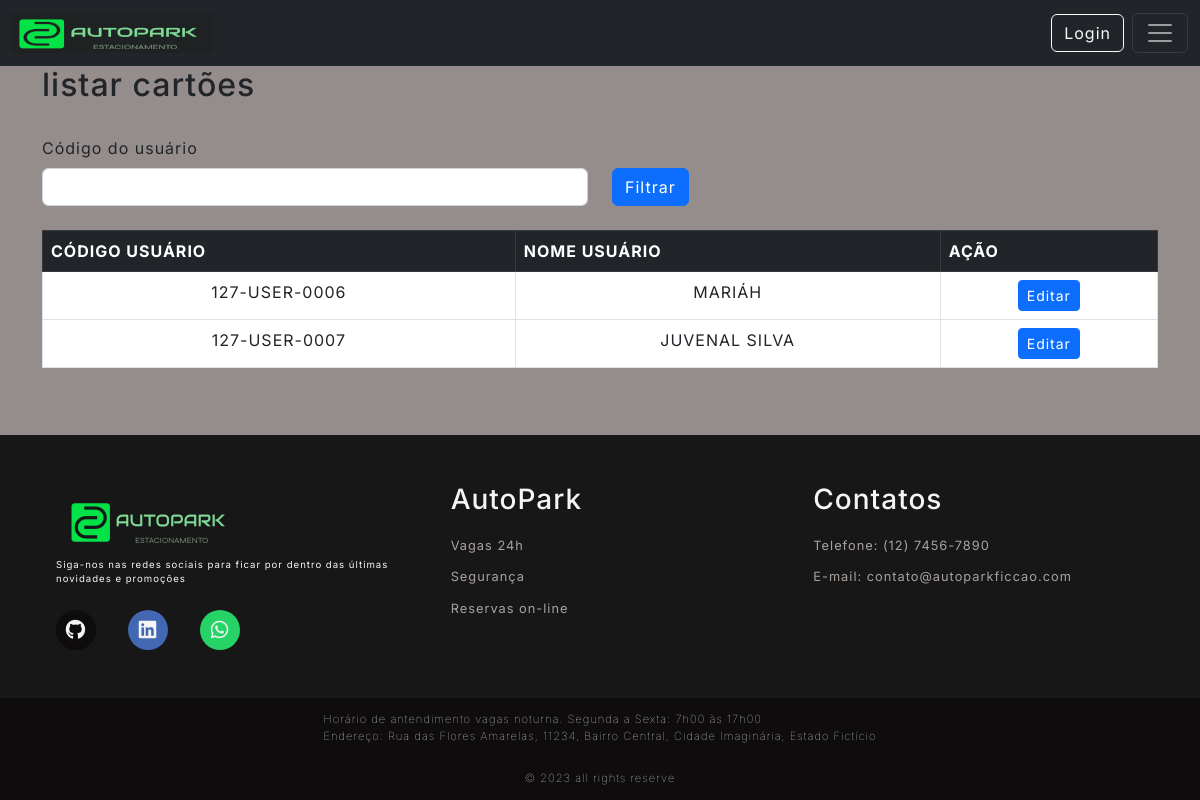
The page /cadCartao/ListCartao on the database as committed earlier.
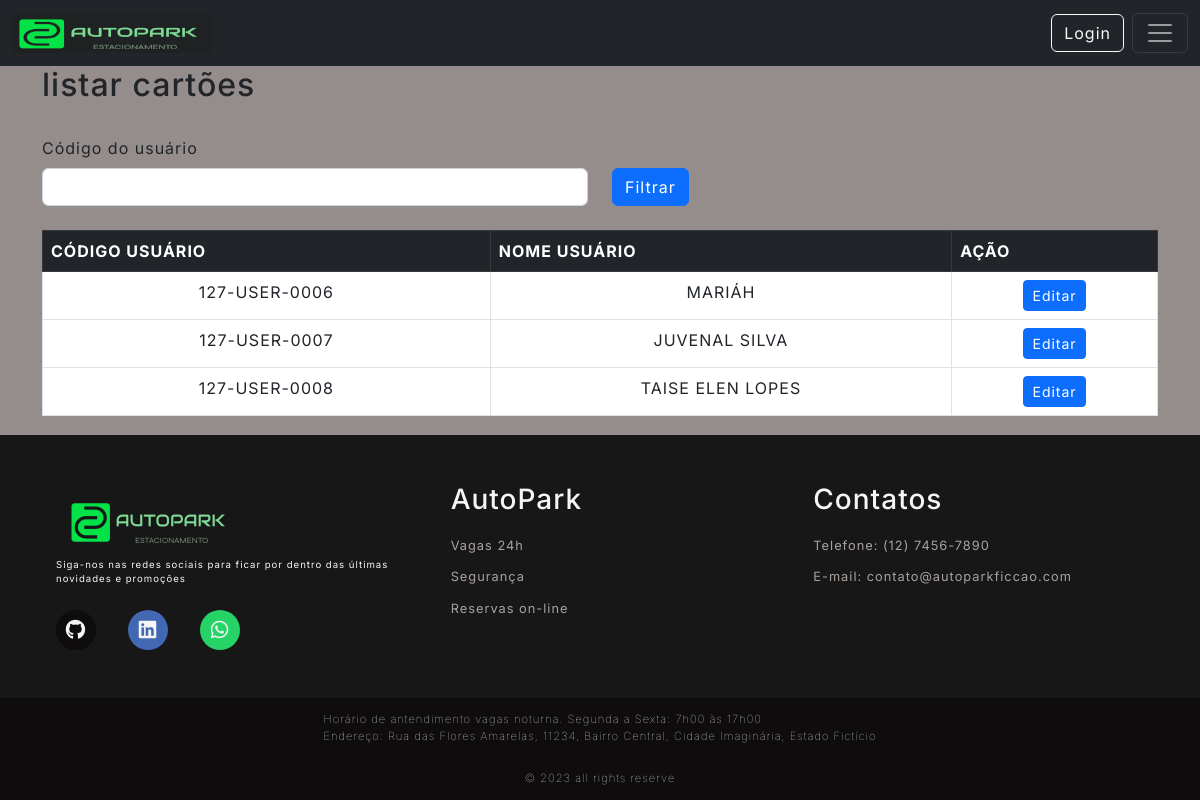
The same page on the database as committed later.
### Src/Model/BancoDados.py (models this page shows, shortened)
class Usuarios(UserMixin,db.Model):
  __tablename__= "Usuarios"
  id = db.Column(db.Integer, primary_key=True, autoincrement=True)
  cpf = db.Column(db.Integer, unique=True)
  codUser = db.Column(db.Integer, unique=True)
  nome = db.Column(db.String(150))
  endereco = db.Column(db.String(150))
  contato = db.Column(db.String(150))
  email = db.Column(db.String(150))
  senha = db.Column(db.String(150))
  status = db.Column(db.String(3))

### Src/View/CartoesRFID.py (the view)
@bp_cadCartoes.route('/ListCartao', methods=['GET'])
def ListCartao():
    usuarios = CartoesController.ListCartoes()
    return render_template('listaUsuariosSemcartao.html',usuarios=usuarios)

### Src/Controller/Cartoes.py (called while the page is built)
  def ListCartoes():
    usuarios_sem_cartao_rfid = db.session.query(Usuarios).outerjoin(CartaoRFID, Usuarios.id == CartaoRFID.id).\
        filter(CartaoRFID.idCard == None).all()
    return usuarios_sem_cartao_rfid

### Templates/listaUsuariosSemcartao.html (shortened to what this page needs)
{% extends 'base.html' %}
{% block conteudo %}
<h2>listar cartões</h2>
<br>
<div class="row">
  <label class="form-label" for="form3Example4">Código do usuário</label>
  <fieldset class="form-group col-md-6">
      <form action="{{url_for('router.cadCartao.FiltrarUser')}}" method="GET">
          <input type="text" class="form-control" name="codUser" >
  </fieldset>
  <fieldset class="form-group col-md-4">
      <button type="submit" class="btn btn-primary">Filtrar</button>
  </fieldset>
</div>
<br>
<div class="bg-white ">
  <table class="table table-bordered table-hover">
    <thead class="table-dark">
      <tr>
        <th scope="col">CÓDIGO USUÁRIO</th>
        <th scope="col">NOME USUÁRIO</th>
        <th scope="col">AÇÃO</th>
      </tr>
    </thead>
    <tbody>
      {% for usuarios in usuarios %}
      <tr>
        <td style="text-align: center;" >{{usuarios.codUser}}</td>
        <td style="text-align: center;">{{ usuarios.nome }}</td>
        <td style="text-align: center;">
          <a href="/cadCartao/atualizarCartao/{{usuarios.codUser}}/{{usuarios.id}}" class="btn btn-primary btn-sm">Editar</a>
        </td>
      </tr>
      {% endfor %}
    </tbody>
  </table>
</div>
{% endblock conteudo %}

Rows that differ between the two databases and show on the page:
added Usuarios: codUser "127-USER-0008", nome "TAISE ELEN LOPES"
